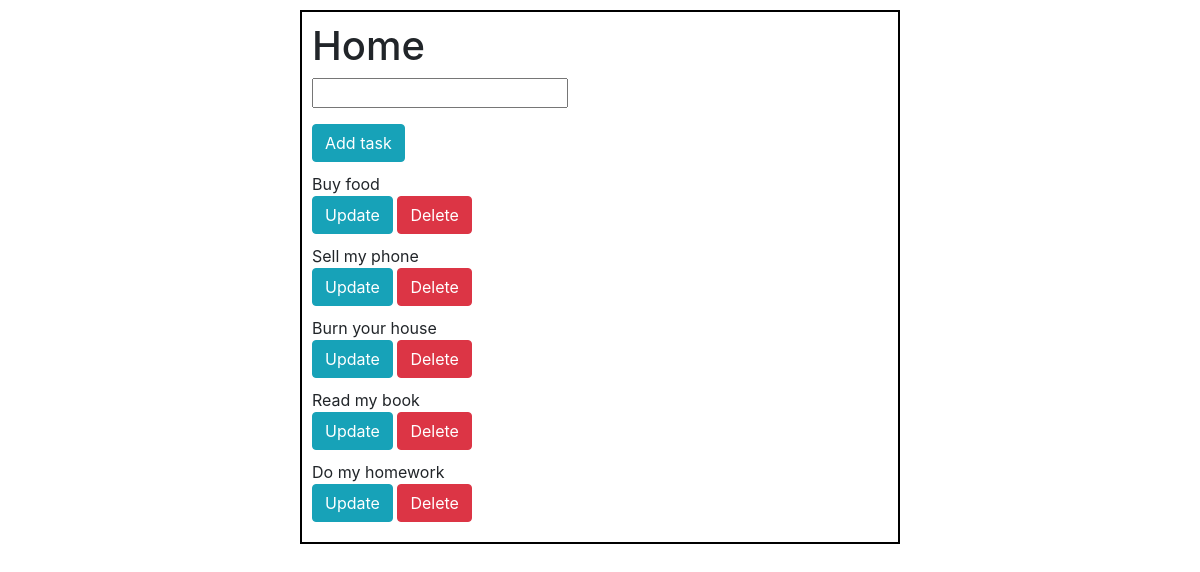
Before: / with the older database file.
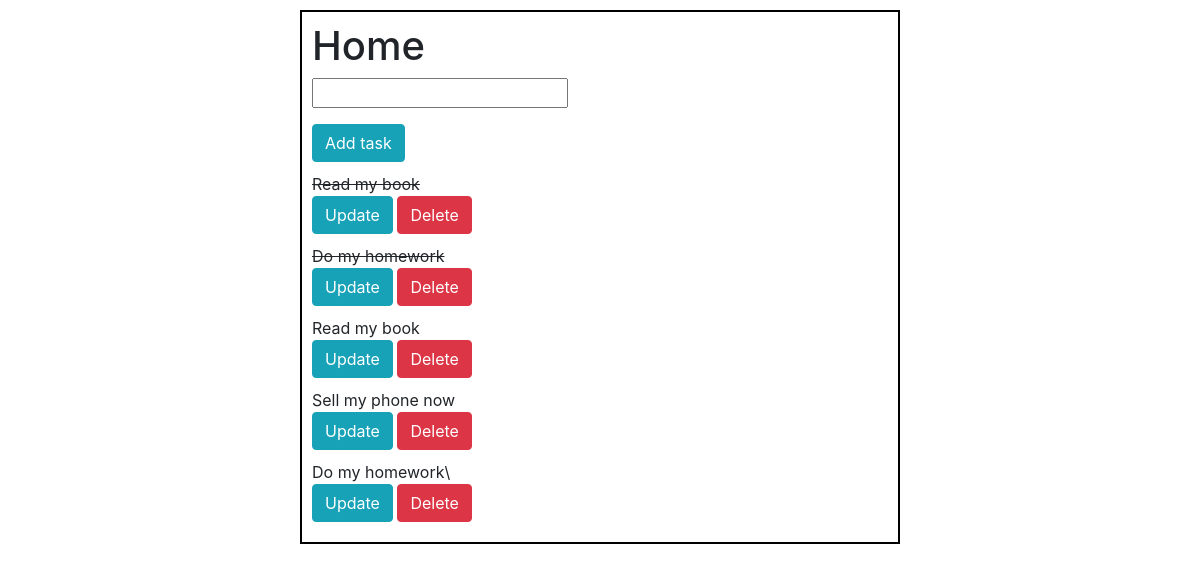
After: the same page with the newer database file.
### todolist/models.py (models this page shows, shortened)
class Task(models.Model):
    task = models.CharField(max_length=500)
    completed = models.BooleanField(default=False)
    time_added = models.DateTimeField(auto_now_add=True)

### todolist/views.py (the view)
# urls.py: path('', index, name='index'),
def index(request):
    task = Task.objects.all()
    form = TaskForm()
    if request.method == 'POST':
        form = TaskForm(request.POST)
        if form.is_valid():
            form.save()
        return redirect('.')
    context = {
        'task': task,
        'form': form
    }
    return render(request, 'todolist/index.html', context)

### todolist/forms.py
class TaskForm(forms.ModelForm):
    class Meta:
        model = Task
        fields = '__all__'

### todolist/templates/todolist/index.html (shortened to what this page needs)
{% extends 'todolist/base.html'%}
{% block content %}
<div class="container" style="border: 2px solid black; padding:10px; margin-top:10px; width:50%">
    <h1>
    Home
</h1>
<form method="post" action="/" >
    <p class="form-contol">{{ form.task }}</p>
    <input class="btn btn-info" type="submit" value="Add task">
</form>
{% for p in task %}
<div style="background-color:lemon; margin-top:10px; margin-bottom:10px;">
    {% if p.completed %}
    <strike>{{ p.task }}</strike>
    {% else %}
    <span>{{ p.task }}</span>
    {% endif %}
    <div>
        <a class="btn btn-info" href="{% url 'update' p.id %}">Update</a>
        <a  class="btn btn-danger" href="{% url 'delete' p.id %}">Delete</a>
    </div>
</div>
{% endfor %}
</div>
{% endblock %}

### todolist/templates/todolist/base.html (shortened to what this page needs)
{% load static %}
<!DOCTYPE html>
<html lang="en">
<head>
    <link rel="stylesheet" href="{% static 'todolist/bootstrap.min.css'%}">
</head>
<body>
{% block content %}
{% endblock %}
</body>
</html>

Changed rows visible on the page:
removed Task: task "Buy food"
removed Task: task "Sell my phone"
removed Task: task "Burn your house"
changed Task (number 1 of 5 on the later page): completed False → True (drawn)
changed Task "Do my homework": completed False → True (drawn)
added Task: task "Read my book"
added Task: task "Sell my phone now"
added Task: task "Do my homework\\"
